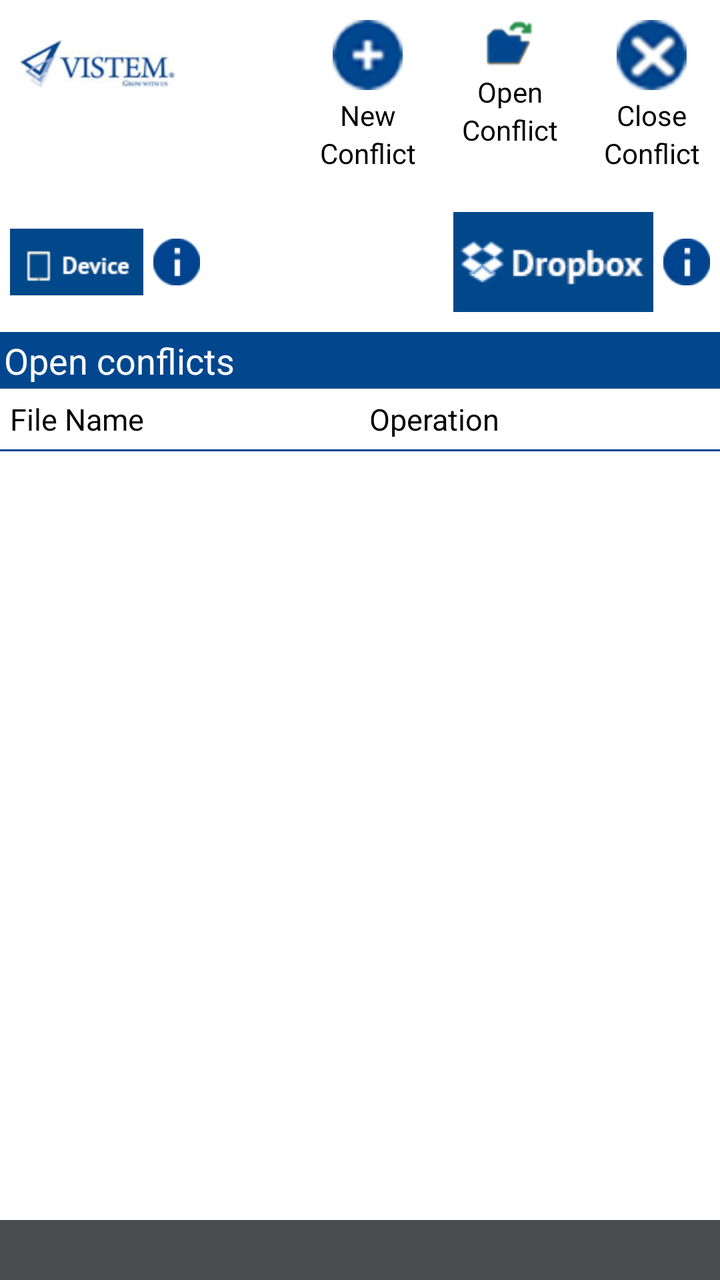
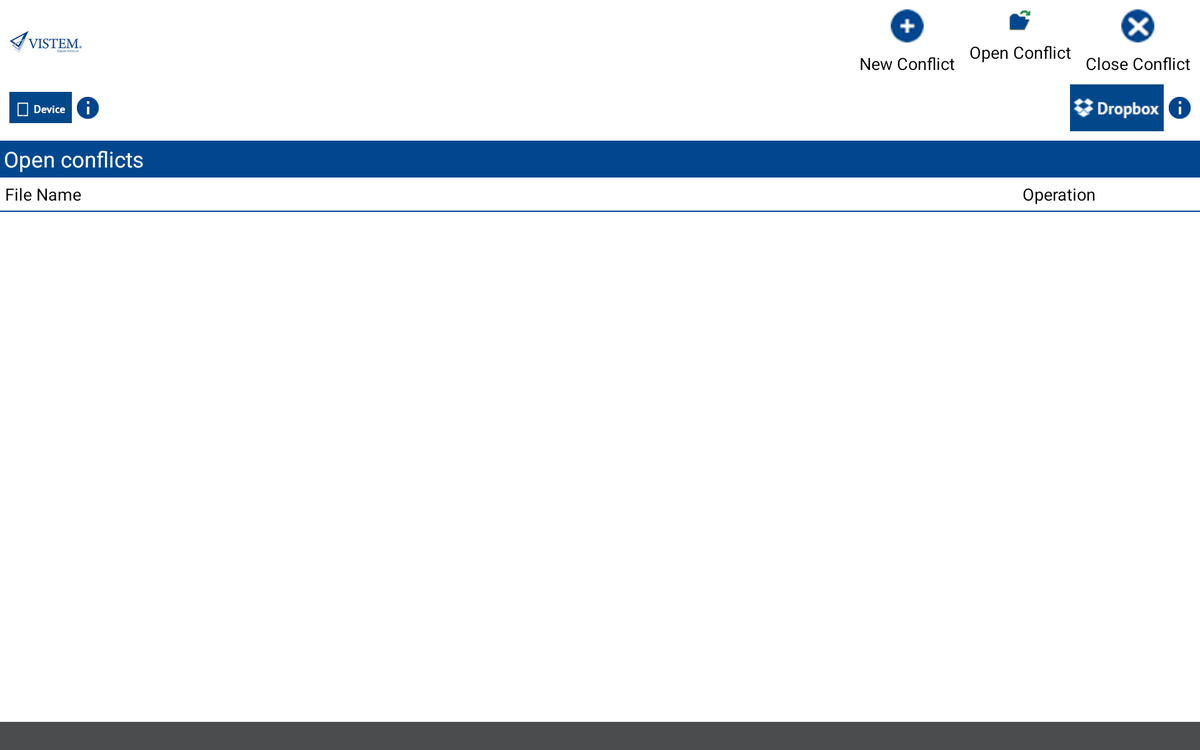

First picture: res/layout/ on a phone held upright. Second picture: the repository's own variant of that layout, on a device whose configuration matches the variant's folder. Source for both follows.
<!-- AndroidManifest.xml: application theme custom_title_theme -->
<!-- res/layout/drop_box_file_list.xml -->
<RelativeLayout xmlns:android="http://schemas.android.com/apk/res/android"
    android:layout_width="fill_parent"
    android:layout_height="fill_parent"
    android:background="#ffffff" >

    <RelativeLayout
        android:id="@+id/rl_header"
        android:layout_width="match_parent"
        android:layout_height="wrap_content"
        android:layout_marginLeft="10dp"
        android:layout_marginRight="10dp"
        android:layout_marginTop="10dp" >

        <ImageView
            android:id="@+id/applogo"
            android:layout_width="wrap_content"
            android:layout_height="wrap_content"
            android:layout_alignParentLeft="true"
            android:layout_marginTop="10dp"
            android:background="@drawable/applogo" />

        <RelativeLayout
            android:id="@+id/rlnew"
            android:layout_width="wrap_content"
            android:layout_height="wrap_content"
            android:layout_marginRight="23dp"
            android:layout_toLeftOf="@+id/rlopen" >

            <Button
                android:id="@+id/btn_new"
                android:layout_width="wrap_content"
                android:layout_height="wrap_content"
                android:layout_alignParentTop="true"
                android:layout_centerHorizontal="true"
                android:background="@drawable/newconflictbtn" />

            <TextView
                android:id="@+id/txtnew"
                android:layout_width="wrap_content"
                android:layout_height="wrap_content"
                android:layout_below="@+id/btn_new"
                android:layout_centerHorizontal="true"
                android:layout_marginTop="3dp"
                android:text="New"
                android:textColor="#000000"
                android:textSize="14dp" />

            <TextView
                android:id="@+id/txtnewconflict"
                android:layout_width="wrap_content"
                android:layout_height="wrap_content"
                android:layout_below="@+id/txtnew"
                android:layout_centerHorizontal="true"
                android:text="Conflict"
                android:textColor="#000000"
                android:textSize="14dp" />
        </RelativeLayout>

        <RelativeLayout
            android:id="@+id/rlopen"
            android:layout_width="wrap_content"
            android:layout_height="wrap_content"
            android:layout_marginRight="23dp"
            android:layout_toLeftOf="@+id/rlclose" >

            <Button
                android:id="@+id/btn_open"
                android:layout_width="wrap_content"
                android:layout_height="wrap_content"
                android:layout_alignParentTop="true"
                android:layout_centerHorizontal="true"
                android:background="@drawable/openconflictbtn" />

            <TextView
                android:id="@+id/txtopen"
                android:layout_width="wrap_content"
                android:layout_height="wrap_content"
                android:layout_below="@+id/btn_open"
                android:layout_centerHorizontal="true"
                android:layout_marginTop="3dp"
                android:text="Open"
                android:textColor="#000000"
                android:textSize="14dp" />

            <TextView
                android:id="@+id/txtopenconflict"
                android:layout_width="wrap_content"
                android:layout_height="wrap_content"
                android:layout_below="@+id/txtopen"
                android:layout_centerHorizontal="true"
                android:text="Conflict"
                android:textColor="#000000"
                android:textSize="14dp" />
        </RelativeLayout>

        <RelativeLayout
            android:id="@+id/rlclose"
            android:layout_width="wrap_content"
            android:layout_height="wrap_content"
            android:layout_alignParentRight="true" >

            <Button
                android:id="@+id/btn_close"
                android:layout_width="wrap_content"
                android:layout_height="wrap_content"
                android:layout_alignParentTop="true"
                android:layout_centerHorizontal="true"
                android:background="@drawable/closeconflictbtn" />

            <TextView
                android:id="@+id/txtclose"
                android:layout_width="wrap_content"
                android:layout_height="wrap_content"
                android:layout_below="@+id/btn_close"
                android:layout_centerHorizontal="true"
                android:layout_marginTop="3dp"
                android:text="Close"
                android:textColor="#000000"
                android:textSize="14dp" />

            <TextView
                android:id="@+id/txtcloseconflict"
                android:layout_width="wrap_content"
                android:layout_height="wrap_content"
                android:layout_below="@+id/txtclose"
                android:layout_centerHorizontal="true"
                android:text="Conflict"
                android:textColor="#000000"
                android:textSize="14dp" />
        </RelativeLayout>
    </RelativeLayout>

    <RelativeLayout
        android:id="@+id/listfrom"
        android:layout_width="match_parent"
        android:layout_height="wrap_content"
        android:layout_below="@+id/rl_header"
        android:layout_marginBottom="10dp"
        android:layout_marginLeft="5dp"
        android:layout_marginRight="5dp"
        android:layout_marginTop="20dp" >

        <ImageView
            android:id="@+id/dropboxfilehint"
            style="?android:attr/buttonStyleSmall"
            android:layout_width="wrap_content"
            android:layout_height="wrap_content"
            android:layout_alignParentRight="true"
            android:layout_centerVertical="true"
            android:layout_marginLeft="5dp"
            android:background="@drawable/hintt" />

        <Button
            android:id="@+id/btn_drop"
            android:layout_width="wrap_content"
            android:layout_height="wrap_content"
            android:layout_centerVertical="true"
            android:layout_toLeftOf="@+id/dropboxfilehint"
            android:background="@drawable/dropboxiconfile" />

        <Button
            android:id="@+id/btn_device"
            android:layout_width="wrap_content"
            android:layout_height="wrap_content"
            android:layout_alignParentLeft="true"
            android:layout_centerVertical="true"
            android:background="@drawable/deviceiconfile" />

        <ImageView
            android:id="@+id/devicefilehint"
            style="?android:attr/buttonStyleSmall"
            android:layout_width="wrap_content"
            android:layout_height="wrap_content"
            android:layout_centerVertical="true"
            android:layout_marginLeft="5dp"
            android:layout_toRightOf="@+id/btn_device"
            android:background="@drawable/hintt" />

        <Button
            android:id="@+id/btn_drive"
            android:layout_width="wrap_content"
            android:layout_height="wrap_content"
            android:layout_centerHorizontal="true"
            android:layout_centerVertical="true"
            android:background="@drawable/googledriveiconfile"
            android:visibility="gone" />
    </RelativeLayout>

    <TextView
        android:id="@+id/txtopenconflicts"
        android:layout_width="match_parent"
        android:layout_height="wrap_content"
        android:layout_below="@+id/listfrom"
        android:layout_weight="1"
        android:background="#00478f"
        android:padding="2dp"
        android:text="Open conflicts"
        android:textColor="#FFFFFF"
        android:textSize="18dp" />

    <RelativeLayout
        android:id="@+id/title"
        android:layout_width="match_parent"
        android:layout_height="wrap_content"
        android:layout_below="@+id/txtopenconflicts"
        >

        <TextView
            android:id="@+id/textView1"
            android:layout_width="wrap_content"
            android:layout_height="wrap_content"
            android:layout_alignParentLeft="true"
            android:text="File Name"
             android:paddingLeft="5dp"
             android:paddingTop="5dp"
             android:paddingBottom="5dp"
            android:textColor="#000000"
            android:textSize="15dp" />

         <TextView
                android:id="@+id/textView2"
                android:layout_width="wrap_content"
                android:layout_height="wrap_content"
                android:layout_alignParentTop="true"
                android:layout_toLeftOf="@+id/button1"
                android:text="Operation"
                android:paddingTop="5dp"
                android:paddingBottom="5dp"
                android:textColor="#000000"
                android:textSize="15dp" />

            <Button
                android:id="@+id/button1"
                android:layout_width="wrap_content"
                android:layout_height="wrap_content"
                android:layout_alignParentRight="true"
                android:layout_marginRight="10dp"
                android:layout_margin="5dp"
                android:background="@drawable/sends"
                android:text="" />
    </RelativeLayout>

    <View
        android:id="@+id/view"
        android:layout_width="match_parent"
        android:layout_height="1dp"
        android:layout_below="@+id/title"
        android:background="#00478f" />

    <RelativeLayout
        android:layout_width="match_parent"
        android:layout_height="match_parent"
        android:layout_below="@+id/view"
        android:layout_marginBottom="30dp" >

        <ListView
            android:id="@+id/dropbox_list"
            android:layout_width="match_parent"
            android:layout_height="wrap_content" >
        </ListView>

        <TextView
            android:id="@+id/empty_message"
            android:layout_width="wrap_content"
            android:layout_height="wrap_content"
            android:layout_marginTop="80dp"
            android:layout_centerHorizontal="true"
            android:text="There is no _conflict file saved in your Dropbox."
            android:textSize="18dp"
            android:visibility="gone"
             android:textColor="#00478f"
             android:layout_marginLeft="10dp"
             android:layout_marginRight="10dp"/>

    </RelativeLayout>

    <TextView
        android:id="@+id/empty_list"
        android:layout_width="wrap_content"
        android:layout_height="wrap_content"
        android:layout_centerHorizontal="true"
        android:layout_centerVertical="true"
        android:text="No any conflict file is saved on your device."
        android:visibility="gone" />

    <TextView
        android:id="@+id/textView5"
        android:layout_width="match_parent"
        android:layout_height="30dp"
        android:layout_alignParentBottom="true"
        android:layout_alignParentLeft="true"
        android:layout_marginTop="10dp"
        android:background="#4b4c4d" />

</RelativeLayout>
<!-- resources referenced by this layout -->
<resources>
  <!-- drawable applogo: jpg bitmap (drawable-hdpi, 3425 bytes) -->
  <!-- drawable closeconflictbtn (drawable) -->
  <?xml version="1.0" encoding="utf-8"?>
    <selector xmlns:android="http://schemas.android.com/apk/res/android">
      <item
       android:state_selected="false"
          android:state_pressed="false"
          android:drawable="@drawable/closeconflict" />
      
      <item android:state_pressed="true"
          android:drawable="@drawable/closeconflicthover" />
      
      <item android:state_selected="true"
       android:state_pressed="false"
       android:drawable="@drawable/closeconflicthover" />
  </selector>
  <!-- drawable deviceiconfile (drawable) -->
  <?xml version="1.0" encoding="utf-8"?>
    <selector xmlns:android="http://schemas.android.com/apk/res/android">
      <item
       android:state_selected="false"
          android:state_pressed="false"
          android:drawable="@drawable/device" />
      
      <item android:state_pressed="true"
          android:drawable="@drawable/devicehover" />
      
      <item android:state_selected="true"
       android:state_pressed="false"
       android:drawable="@drawable/devicehover" />
  </selector>
  <!-- drawable dropboxiconfile (drawable) -->
  <?xml version="1.0" encoding="utf-8"?>
    <selector xmlns:android="http://schemas.android.com/apk/res/android">
      <item
       android:state_selected="false"
          android:state_pressed="false"
          android:drawable="@drawable/dropbox" />
      
      <item android:state_pressed="true"
          android:drawable="@drawable/drophover" />
      
      <item android:state_selected="true"
       android:state_pressed="false"
       android:drawable="@drawable/drophover" />
  </selector>
  <!-- drawable googledriveiconfile (drawable) -->
  <?xml version="1.0" encoding="utf-8"?>
    <selector xmlns:android="http://schemas.android.com/apk/res/android">
      <item
       android:state_selected="false"
          android:state_pressed="false"
          android:drawable="@drawable/drive" />
      
      <item android:state_pressed="true"
          android:drawable="@drawable/drivehover" />
      
      <item android:state_selected="true"
       android:state_pressed="false"
       android:drawable="@drawable/drivehover" />
  </selector>
  <!-- drawable hintt: png bitmap (drawable-hdpi, 1984 bytes) -->
  <!-- drawable newconflictbtn (drawable) -->
  <?xml version="1.0" encoding="utf-8"?>
    <selector xmlns:android="http://schemas.android.com/apk/res/android">
      <item
       android:state_selected="false"
          android:state_pressed="false"
          android:drawable="@drawable/newconflict" />
      
      <item android:state_pressed="true"
          android:drawable="@drawable/newconflicthover" />
      
      <item android:state_selected="true"
       android:state_pressed="false"
       android:drawable="@drawable/newconflicthover" />
  </selector>
  <!-- drawable openconflictbtn (drawable) -->
  <?xml version="1.0" encoding="utf-8"?>
    <selector xmlns:android="http://schemas.android.com/apk/res/android">
      <item
       android:state_selected="false"
          android:state_pressed="false"
          android:drawable="@drawable/openconflict" />
      
      <item android:state_pressed="true"
          android:drawable="@drawable/openconflicthover" />
      
      <item android:state_selected="true"
       android:state_pressed="false"
       android:drawable="@drawable/openconflicthover" />
  </selector>
  <!-- drawable sends: png bitmap (drawable-mdpi, 172 bytes) -->
  <style name="custom_title_theme" parent="android:Theme"><item name="android:windowTitleSize">50dp</item><item name="android:windowTitleBackgroundStyle">@drawable/custtitle</item></style>
  <!-- drawable device: png bitmap (drawable-hdpi, 2042 bytes) -->
  <!-- drawable dropbox: png bitmap (drawable-mdpi, 2770 bytes) -->
  <!-- drawable drophover: png bitmap (drawable-mdpi, 2673 bytes) -->
  <!-- drawable drive: png bitmap (drawable-hdpi, 2274 bytes) -->
  <!-- drawable drivehover: png bitmap (drawable-hdpi, 2246 bytes) -->
  <!-- some entries are left out for length -->
</resources>
<!-- res/layout-sw720dp/drop_box_file_list.xml (the repository's variant of the layout above) -->
<!-- drawn on a large tablet held sideways -->
<RelativeLayout xmlns:android="http://schemas.android.com/apk/res/android"
    android:layout_width="fill_parent"
    android:layout_height="fill_parent"
    android:background="#ffffff" >

    <RelativeLayout
        android:id="@+id/rl_header"
        android:layout_width="match_parent"
        android:layout_height="wrap_content"
        android:layout_marginLeft="10dp"
        android:layout_marginRight="10dp"
        android:layout_marginTop="10dp" >

        <ImageView
            android:id="@+id/applogo"
            android:layout_width="wrap_content"
            android:layout_height="wrap_content"
            android:layout_alignParentLeft="true"
            android:layout_centerVertical="true"
            android:background="@drawable/applogo" />

        <RelativeLayout
            android:id="@+id/rlnew"
            android:layout_width="wrap_content"
            android:layout_height="wrap_content"
            android:layout_marginRight="15dp"
            android:layout_toLeftOf="@+id/rlopen" >

            <Button
                android:id="@+id/btn_new"
                android:layout_width="wrap_content"
                android:layout_height="wrap_content"
                android:layout_alignParentTop="true"
                android:layout_centerHorizontal="true"
                android:background="@drawable/newconflictbtn" />

            <TextView
                android:id="@+id/txtnew"
                android:layout_width="wrap_content"
                android:layout_height="wrap_content"
                android:layout_below="@+id/btn_new"
                android:layout_marginTop="10dp"
                android:text="New Conflict"
                android:textColor="#000000"
                android:textSize="18dp" />
        </RelativeLayout>

        <RelativeLayout
            android:id="@+id/rlopen"
            android:layout_width="wrap_content"
            android:layout_height="wrap_content"
            android:layout_marginRight="15dp"
            android:layout_toLeftOf="@+id/rlclose" >

            <Button
                android:id="@+id/btn_open"
                android:layout_width="wrap_content"
                android:layout_height="wrap_content"
                android:layout_alignParentTop="true"
                android:layout_centerHorizontal="true"
                android:background="@drawable/openconflictbtn" />

            <TextView
                android:id="@+id/txtopen"
                android:layout_width="wrap_content"
                android:layout_height="wrap_content"
                android:layout_below="@+id/btn_open"
                android:layout_marginTop="10dp"
                android:text="Open Conflict"
                android:textColor="#000000"
                android:textSize="18dp" />
        </RelativeLayout>

        <RelativeLayout
            android:id="@+id/rlclose"
            android:layout_width="wrap_content"
            android:layout_height="wrap_content"
            android:layout_alignParentRight="true" >

            <Button
                android:id="@+id/btn_close"
                android:layout_width="wrap_content"
                android:layout_height="wrap_content"
                android:layout_alignParentTop="true"
                android:layout_centerHorizontal="true"
                android:background="@drawable/closeconflictbtn" />

            <TextView
                android:id="@+id/txtclose"
                android:layout_width="wrap_content"
                android:layout_height="wrap_content"
                android:layout_below="@+id/btn_close"
                android:layout_marginTop="10dp"
                android:text="Close Conflict"
                android:textColor="#000000"
                android:textSize="18dp" />
        </RelativeLayout>
    </RelativeLayout>

    <RelativeLayout
        android:id="@+id/listfrom"
        android:layout_width="match_parent"
        android:layout_height="wrap_content"
        android:layout_below="@+id/rl_header"
        android:layout_margin="10dp" >

        <ImageView
            android:id="@+id/dropboxfilehint"
            style="?android:attr/buttonStyleSmall"
            android:layout_width="wrap_content"
            android:layout_height="wrap_content"
            android:layout_alignParentRight="true"
            android:layout_centerVertical="true"
            android:layout_marginLeft="5dp"
            android:background="@drawable/hintt" />

        <Button
            android:id="@+id/btn_drop"
            android:layout_width="wrap_content"
            android:layout_height="wrap_content"
            android:layout_centerVertical="true"
            android:layout_toLeftOf="@+id/dropboxfilehint"
            android:background="@drawable/dropboxiconfile" />

        <Button
            android:id="@+id/btn_device"
            android:layout_width="wrap_content"
            android:layout_height="wrap_content"
            android:layout_alignParentLeft="true"
            android:layout_centerVertical="true"
            android:background="@drawable/deviceiconfile" />

        <ImageView
            android:id="@+id/devicefilehint"
            style="?android:attr/buttonStyleSmall"
            android:layout_width="wrap_content"
            android:layout_height="wrap_content"
            android:layout_centerVertical="true"
            android:layout_marginLeft="5dp"
            android:layout_toRightOf="@+id/btn_device"
            android:background="@drawable/hintt" />

        <Button
            android:id="@+id/btn_drive"
            android:layout_width="wrap_content"
            android:layout_height="wrap_content"
            android:layout_centerHorizontal="true"
            android:layout_centerVertical="true"
            android:background="@drawable/googledriveiconfile"
            android:visibility="gone" />
    </RelativeLayout>

    <TextView
        android:id="@+id/txtopenconflicts"
        android:layout_width="match_parent"
        android:layout_height="wrap_content"
        android:layout_below="@+id/listfrom"
        android:layout_weight="1"
        android:background="#00478f"
        android:padding="4dp"
        android:text="Open conflicts"
        android:textColor="#FFFFFF"
        android:textSize="23dp" />

    <RelativeLayout
        android:id="@+id/title"
        android:layout_width="match_parent"
        android:layout_height="wrap_content"
        android:layout_below="@+id/txtopenconflicts"
         >

        <TextView
            android:id="@+id/textView1"
            android:layout_width="wrap_content"
            android:layout_height="wrap_content"
            android:layout_alignParentLeft="true"
            android:text="File Name"
            android:textColor="#000000"
            android:textSize="18dp" 
             android:paddingLeft="5dp"
             android:paddingTop="5dp"
             android:paddingBottom="5dp"/>

        <TextView
            android:id="@+id/textView2"
            android:layout_width="wrap_content"
            android:layout_height="wrap_content"
            android:layout_alignParentTop="true"
            android:layout_toLeftOf="@+id/button1"
            android:text="Operation"
             android:paddingTop="5dp"
                android:paddingBottom="5dp"
            android:textColor="#000000"
            android:textSize="18dp" />

        <Button
            android:id="@+id/button1"
            android:layout_width="wrap_content"
            android:layout_height="wrap_content"
            android:layout_alignParentRight="true"
            android:layout_margin="5dp"
            android:layout_marginRight="10dp"
            android:background="@drawable/sends"
            android:text="" />
    </RelativeLayout>

    <View
        android:id="@+id/view"
        android:layout_width="match_parent"
        android:layout_height="1dp"
        android:layout_below="@+id/title"
        android:background="#00478f" />

    <RelativeLayout
        android:layout_width="match_parent"
        android:layout_height="match_parent"
        android:layout_below="@+id/view"
        android:layout_marginBottom="30dp" >

        <ListView
            android:id="@+id/dropbox_list"
            android:layout_width="match_parent"
            android:layout_height="wrap_content" >
        </ListView>

        <TextView
            android:id="@+id/empty_message"
            android:layout_width="wrap_content"
            android:layout_height="wrap_content"
            android:layout_centerHorizontal="true"
            android:layout_marginTop="150dp"
            android:text="There is no _conflict file saved in your Dropbox."
            android:textColor="#00478f"
            android:textSize="25dp"
            android:visibility="gone" />
    </RelativeLayout>

    <TextView
        android:id="@+id/empty_list"
        android:layout_width="wrap_content"
        android:layout_height="wrap_content"
        android:layout_centerHorizontal="true"
        android:layout_centerVertical="true"
        android:text="No any conflict file is saved on your device."
        android:visibility="gone" />

    <TextView
        android:id="@+id/textView5"
        android:layout_width="match_parent"
        android:layout_height="30dp"
        android:layout_alignParentBottom="true"
        android:layout_alignParentLeft="true"
        android:layout_marginTop="10dp"
        android:background="#4b4c4d" />

</RelativeLayout>
